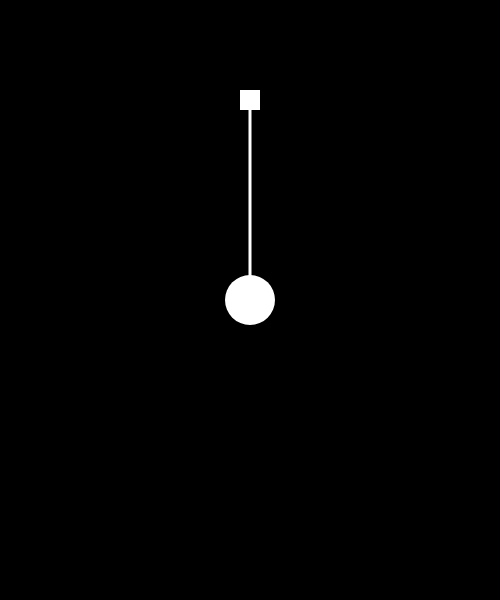
Frame 1 (no input)
Frame 60 (no input): identical to frame 1, image omitted
Frame 120 (the mouse pressed at the canvas centre since frame 60): identical to frame 1, image omitted

The p5.js sketch that drew this single still picture (run headless with seeded random() and noise() and a simulated clock; from frame 60 on, the mouse is pressed at the canvas centre):

// p5.js sketch
// ── sketch.js
"use strict";

var p;

function setup() {
  createCanvas(500, 600);
  background(0);
  
  p = new Pendulum( width/2, 100, 200);
}

function draw() {
  background(0);
  p.updateBallPostion();
  p.display();
}


class Pendulum {
  constructor(x, y, len) {
    this.origin = createVector(x, y);
    this.armLength = len;
    this.ball = createVector();
    this.ballMass = 50;
    
    this.angle = 0;
    this.aVel = 0;
    this.aAcc = 0;
    
    this.damping = 0.98;
  }
  
  updateBallPostion() {
    this.ball.x = cos(this.angle + PI/2) * this.armLength;
    this.ball.y = sin(this.angle + PI/2) * this.armLength;
  }
  
  display() {
    push();
    translate(this.origin.x, this.origin.y);
    
    // arm
    stroke(255);
    strokeWeight(3);
    line(0,0,this.ball.x, this.ball.y);
    
    // anchor (origin)
    fill(255);
    noStroke();
    rectMode(CENTER);
    rect(0,0,20,20);
    
    // ball
    ellipse(this.ball.x, this.ball.y, this.ballMass, this.ballMass);
    
    pop();
  }
  
}
